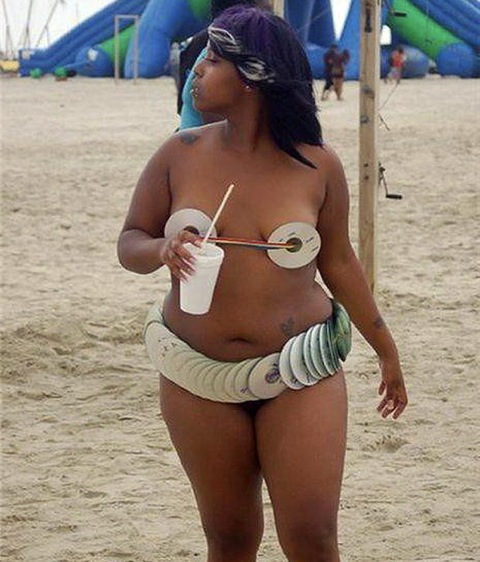
//> input picture imgs/beach1.jpg, 480 x 562 px
$ ./main_1 ../imgs/beach1.jpg   (built with g++ and OpenCV 4)
//> lines starting //> are read from the running program, lines starting //| are printed output that depends on the picture; after the words box and inside, x2 and y2 are one past the last pixel; in counts of white or black regions, pixels touching at a corner belong together
//============================================================================
// Name        : main.cpp
// Author      :
// Version     :
// Copyright   : Your copyright notice
// Description : Hello World in C++, Ansi-style
//============================================================================

#include <iostream>
#include <stdio.h>
#include <opencv2/opencv.hpp>

using namespace std;
using namespace cv;

template<typename VarType> bool isSkinPixel(VarType Y, VarType Cr, VarType Cb) {
	bool bResult;

// [26 lines of commented-out code are left out]

	if ( (Cr >= 80) && (Cb <= 135) && (Cr >=131) && (Cr <= 185) ) {
		bResult = true;
	} else {
		bResult = false;
	}

	return bResult;
}

int main(int argc, char *argv[]) {

	if (argc != 2) {
		std::cout << "Usage: " << argv[0] << "image location \n";
		return -1;
	}

	Mat mFrame = cv::imread(argv[1], 1);
//> mFrame is the input picture: 562 rows x 480 cols, CV_8UC3; mean B, G, R 119.5, 131.9, 146.6

	// simple RGB rule to get skin
	vector<Mat> vmFrame;
	Mat mFrame2 = mFrame.clone();
	for (int h = 0; h < mFrame.rows; h++) {
		for (int w = 0; w < mFrame.cols; w++) {
			int iBlue = mFrame.at<Vec3b>(h, w)[0];
			int iGreen = mFrame.at<Vec3b>(h, w)[1];
			int iRed = mFrame.at<Vec3b>(h, w)[2];
			int iMax = max(iBlue, iGreen);
			iMax = max(iMax, iRed);
			int iMin = min(iBlue, iGreen);
			iMin = min(iMin, iRed);
			if ((iRed > 95) && (iGreen > 40) && (iBlue > 20)
					&& ((iMax - iMin) > 15) && (abs(iRed - iGreen) > 15)
					&& (iRed > iGreen) && (iRed > iBlue)) {
				// is a skin pixel
//				mFrame2.at<Vec3b>(h, w) = mFrame.at<Vec3b>(h, w);
			} else {
				// not a skin pixel
				mFrame2.at<Vec3b>(h, w) = Vec3b(0, 0, 0);
			}
		}
	}
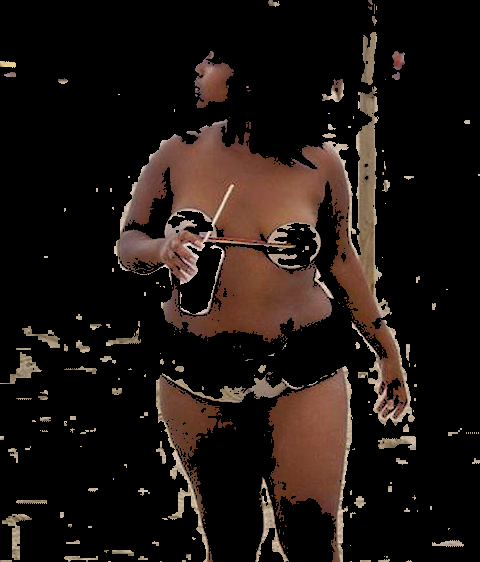
//> mFrame2: 562 rows x 480 cols, CV_8UC3; mean B, G, R 17.6, 21.7, 30.1

	imshow("skin only", mFrame2);
	Mat mFrameYCrCb;
	cvtColor(mFrame, mFrameYCrCb, CV_BGR2YCrCb);
//> mFrameYCrCb: 562 rows x 480 cols, CV_8UC3; mean of channels 0, 1, 2 134.9, 136.4, 119.3
	Mat mFrameCrop = mFrame.clone();
	for (int h = 0; h < mFrame.rows; h++) {
		for (int w = 0; w < mFrame.cols; w++) {
			int fY = mFrameYCrCb.at<Vec3b>(h, w)[0];
			int fCr = mFrameYCrCb.at<Vec3b>(h, w)[1];
			int fCb = mFrameYCrCb.at<Vec3b>(h, w)[2];
			bool bSkin = isSkinPixel<double>(fY, fCr, fCb);
			if (bSkin) {

			} else {
				mFrameCrop.at<Vec3b>(h, w) = Vec3b(0, 0, 0);
			}
		}
	}
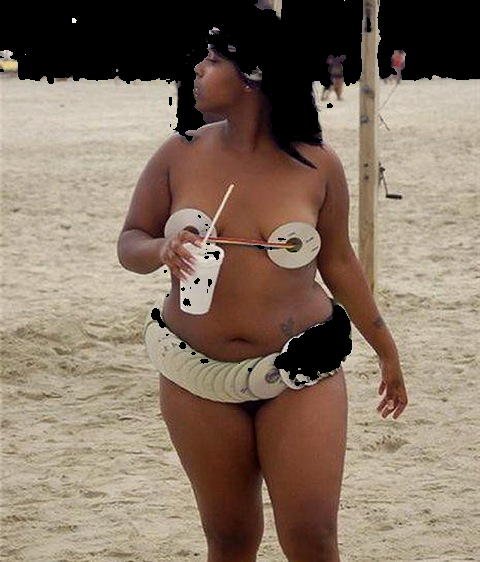
//> mFrameCrop: 562 rows x 480 cols, CV_8UC3; 15.58% of pixels changed, all inside (x1, y1, x2, y2) = (0, 0, 480, 410)

	imshow("Another defined rule", mFrameCrop);
	waitKey(0);

	return 0;
}
